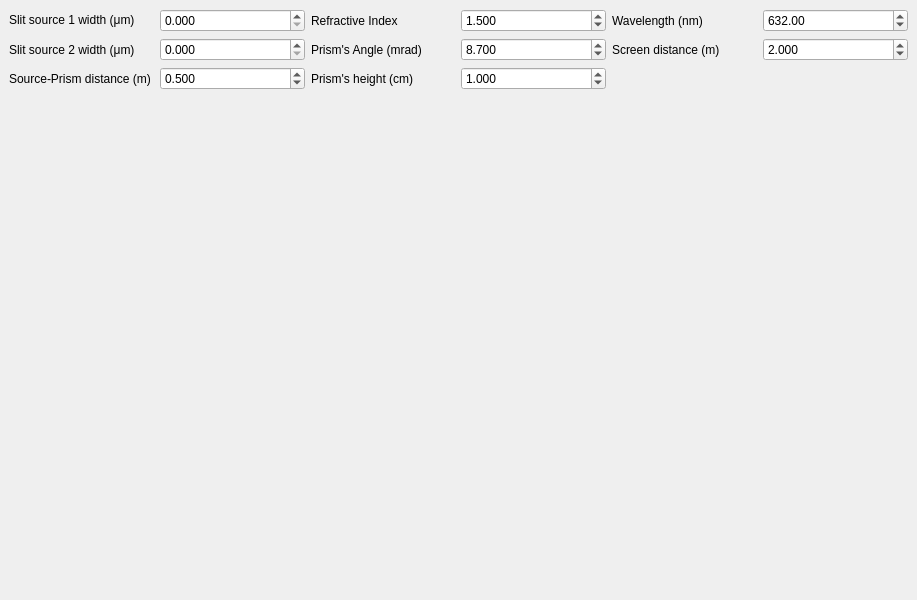
<?xml version="1.0" encoding="UTF-8"?>
<ui version="4.0">
 <class>MainWindow</class>
 <widget class="QMainWindow" name="MainWindow">
  <property name="geometry">
   <rect>
    <x>0</x>
    <y>0</y>
    <width>917</width>
    <height>600</height>
   </rect>
  </property>
  <property name="windowTitle">
   <string>Fresnel Biprism</string>
  </property>
  <widget class="QWidget" name="centralWidget">
   <layout class="QVBoxLayout" name="verticalLayout_2">
    <item>
     <layout class="QGridLayout" name="gridLayout_2">
      <item row="0" column="7">
       <widget class="QDoubleSpinBox" name="SpinBox_Index">
        <property name="locale">
         <locale language="English" country="UnitedStates"/>
        </property>
        <property name="suffix">
         <string/>
        </property>
        <property name="decimals">
         <number>3</number>
        </property>
        <property name="maximum">
         <double>5.000000000000000</double>
        </property>
        <property name="singleStep">
         <double>0.001000000000000</double>
        </property>
        <property name="value">
         <double>1.500000000000000</double>
        </property>
       </widget>
      </item>
      <item row="0" column="2">
       <widget class="QDoubleSpinBox" name="SpinBox_Source1">
        <property name="locale">
         <locale language="English" country="UnitedStates"/>
        </property>
        <property name="suffix">
         <string/>
        </property>
        <property name="decimals">
         <number>3</number>
        </property>
        <property name="minimum">
         <double>0.000000000000000</double>
        </property>
        <property name="maximum">
         <double>100.000000000000000</double>
        </property>
        <property name="singleStep">
         <double>0.100000000000000</double>
        </property>
        <property name="value">
         <double>0.000000000000000</double>
        </property>
       </widget>
      </item>
      <item row="2" column="2">
       <widget class="QDoubleSpinBox" name="SpinBox_a">
        <property name="locale">
         <locale language="English" country="UnitedStates"/>
        </property>
        <property name="suffix">
         <string notr="true"/>
        </property>
        <property name="decimals">
         <number>3</number>
        </property>
        <property name="maximum">
         <double>10.000000000000000</double>
        </property>
        <property name="singleStep">
         <double>0.001000000000000</double>
        </property>
        <property name="value">
         <double>0.500000000000000</double>
        </property>
       </widget>
      </item>
      <item row="2" column="1">
       <widget class="QLabel" name="label_3">
        <property name="text">
         <string>Source-Prism distance (m)</string>
        </property>
       </widget>
      </item>
      <item row="0" column="1">
       <widget class="QLabel" name="label">
        <property name="text">
         <string>&lt;html&gt;&lt;head/&gt;&lt;body&gt;&lt;p&gt;Slit source 1 width (μm)&lt;/p&gt;&lt;/body&gt;&lt;/html&gt;</string>
        </property>
       </widget>
      </item>
      <item row="2" column="7">
       <widget class="QDoubleSpinBox" name="SpinBox_Height">
        <property name="locale">
         <locale language="English" country="UnitedStates"/>
        </property>
        <property name="suffix">
         <string notr="true"/>
        </property>
        <property name="decimals">
         <number>3</number>
        </property>
        <property name="maximum">
         <double>5.000000000000000</double>
        </property>
        <property name="singleStep">
         <double>0.010000000000000</double>
        </property>
        <property name="value">
         <double>1.000000000000000</double>
        </property>
       </widget>
      </item>
      <item row="0" column="6">
       <widget class="QLabel" name="label_2">
        <property name="text">
         <string>Refractive Index</string>
        </property>
       </widget>
      </item>
      <item row="1" column="8">
       <widget class="QLabel" name="label_8">
        <property name="text">
         <string>Screen distance (m)</string>
        </property>
       </widget>
      </item>
      <item row="2" column="6">
       <widget class="QLabel" name="label_4">
        <property name="text">
         <string>Prism's height (cm)</string>
        </property>
       </widget>
      </item>
      <item row="1" column="7">
       <widget class="QDoubleSpinBox" name="SpinBox_Angle">
        <property name="locale">
         <locale language="English" country="UnitedStates"/>
        </property>
        <property name="decimals">
         <number>3</number>
        </property>
        <property name="maximum">
         <double>100.000000000000000</double>
        </property>
        <property name="singleStep">
         <double>0.010000000000000</double>
        </property>
        <property name="value">
         <double>8.699999999999999</double>
        </property>
       </widget>
      </item>
      <item row="1" column="9">
       <widget class="QDoubleSpinBox" name="SpinBox_D">
        <property name="locale">
         <locale language="English" country="UnitedStates"/>
        </property>
        <property name="decimals">
         <number>3</number>
        </property>
        <property name="maximum">
         <double>10.000000000000000</double>
        </property>
        <property name="singleStep">
         <double>0.010000000000000</double>
        </property>
        <property name="value">
         <double>2.000000000000000</double>
        </property>
       </widget>
      </item>
      <item row="1" column="6">
       <widget class="QLabel" name="label_6">
        <property name="text">
         <string>Prism's Angle (mrad)</string>
        </property>
       </widget>
      </item>
      <item row="1" column="1">
       <widget class="QLabel" name="label_5">
        <property name="text">
         <string>Slit source 2 width (μm)</string>
        </property>
       </widget>
      </item>
      <item row="0" column="8">
       <widget class="QLabel" name="label_7">
        <property name="text">
         <string>Wavelength (nm)</string>
        </property>
       </widget>
      </item>
      <item row="1" column="2">
       <widget class="QDoubleSpinBox" name="SpinBox_Source2">
        <property name="locale">
         <locale language="English" country="UnitedStates"/>
        </property>
        <property name="decimals">
         <number>3</number>
        </property>
        <property name="maximum">
         <double>100.000000000000000</double>
        </property>
        <property name="singleStep">
         <double>0.100000000000000</double>
        </property>
       </widget>
      </item>
      <item row="0" column="9">
       <widget class="QDoubleSpinBox" name="SpinBox_Lambda">
        <property name="locale">
         <locale language="English" country="UnitedStates"/>
        </property>
        <property name="minimum">
         <double>200.000000000000000</double>
        </property>
        <property name="maximum">
         <double>1000.000000000000000</double>
        </property>
        <property name="value">
         <double>632.000000000000000</double>
        </property>
       </widget>
      </item>
     </layout>
    </item>
    <item>
     <layout class="QVBoxLayout" name="verticalLayout">
      <item>
       <widget class="MPL_WIDGET_2D" name="mplwidget" native="true">
        <property name="locale">
         <locale language="English" country="UnitedStates"/>
        </property>
       </widget>
      </item>
     </layout>
    </item>
   </layout>
  </widget>
 </widget>
 <customwidgets>
  <customwidget>
   <class>MPL_WIDGET_2D</class>
   <extends>QWidget</extends>
   <header>mplwidget</header>
   <container>1</container>
  </customwidget>
 </customwidgets>
 <resources/>
 <connections/>
</ui>
